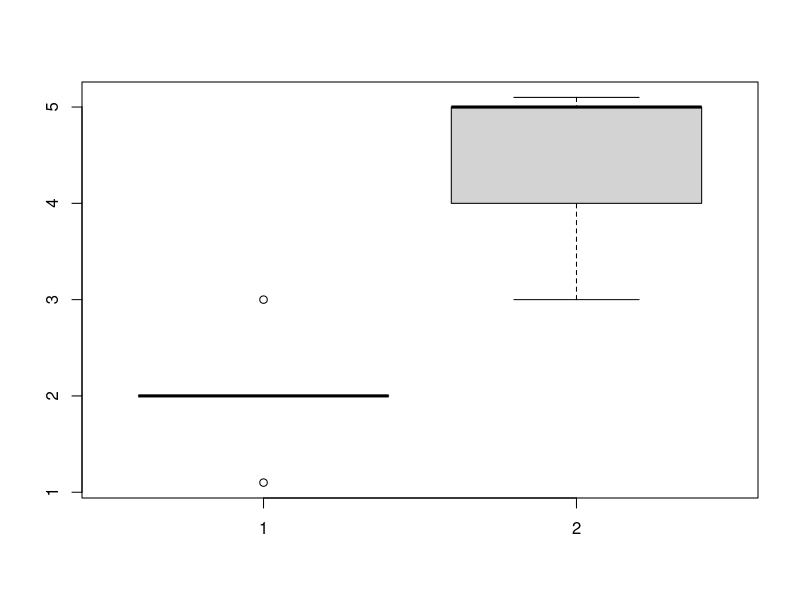

This chart was generated by the following R code:
1+1
2*5
# This is a comment

# Functions:
sqrt(9)
sin(5)

# help / documentation
?sqrt

sqrt(9)
?sin
?mean

# Assigning data:
x = 5
y <- 6
x+y
x*y

head(iris)
# Statistical analysis/data:
# Numerical variables: Age, Body weight, Temperature
# Categorical variables: Unorderded (Species, Names), Ordered variables (small, medium, large)

# In R, we have atomic data types:
# Numerical variables
numeric = 5
# Categorical variables:
name = "Max"
name_factor = as.factor(name)
name_factor
# Logcial:
true = TRUE
false = FALSE
true
# Not a number:
NA # NaN

# Data Structures
# Vector
vector = c(5, 4, 6, 7)
vector = c(5, 4, "A")

vector_with_missing_data = c(5, 4, 3, NA)
vector_with_missing_data

# Matrix
data = c(25, 46, 24, 36)
## 2x2
matrix(data, nrow = 2, ncol = 2)
## 4x1
matrix(data, nrow = 4, ncol = 1)

## 2x2
matrix(c(25, 46, 24, "Max"), nrow = 2, ncol = 2)

## Data.frame
df = data.frame(first_column = c(2, 3, 4, 5), 
                second_column = c("A", "B", "C", "D"))
str(df)


####### Data manipulation ########
vector = 1:5 
print(vector)
vector[2]
vector[1]
vector[5]

## Data.frame

df = data.frame(first_column = c(2, 3, 4, 5), 
                second_column = c("A", "B", "C", "D"))
df[1,1] # [first row, first coumn]
df[2,1]
df[ ,1]
df[ ,2]
df[2, ]

df[c(1, 2),c(1,2)] # df[c(1, 2), ]
df[1:2, 1:2]

df$first_column # name_of_df$name_column

df = data.frame(
  x = c(2,2,2,3,2,2,1), #add column named x with 2 elements
  y = c(4,5,5,4,5,3,5) #add a second column named y
)
head(df)
df[ df$x > 2, ]

df[ df$y == 5, ] 

# show data where (y equals 5) or (x equals 3)
df[ df$y == 5 | df$x  == 3, ] 
# show data where (y equals 5) AND (x equals 3)
df[ df$y == 5 & df$x  == 3, ] 


##### Analysis workflow ####
# 1. Load data
group1 = c(2,2,2,3,2,2,1.1) # Treatment
group2 = c(4,5,5,4,5,3,5.1) # Control 
group1
group2

# 2. Descriptive statisticts
mean(group1)
mean(group2)
boxplot(group1, group2)

# 3. Testing for difference
t.test(group1, group2)








